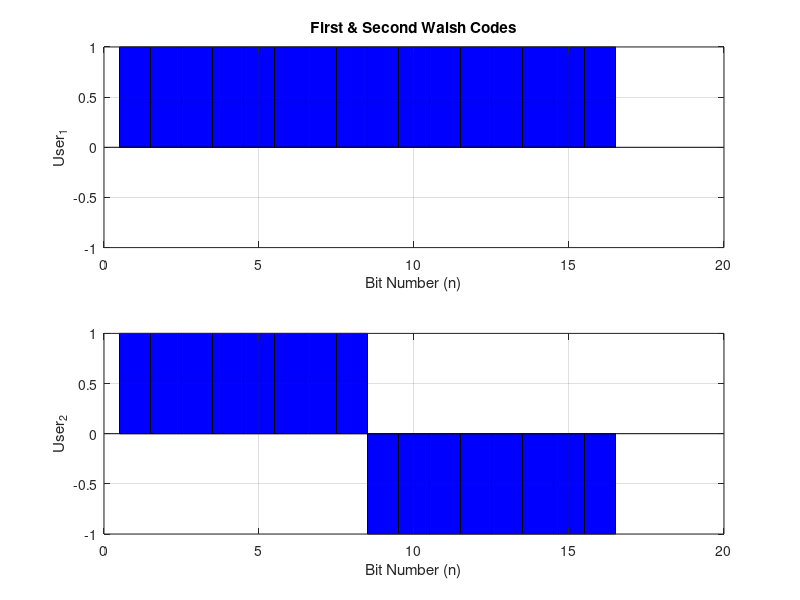
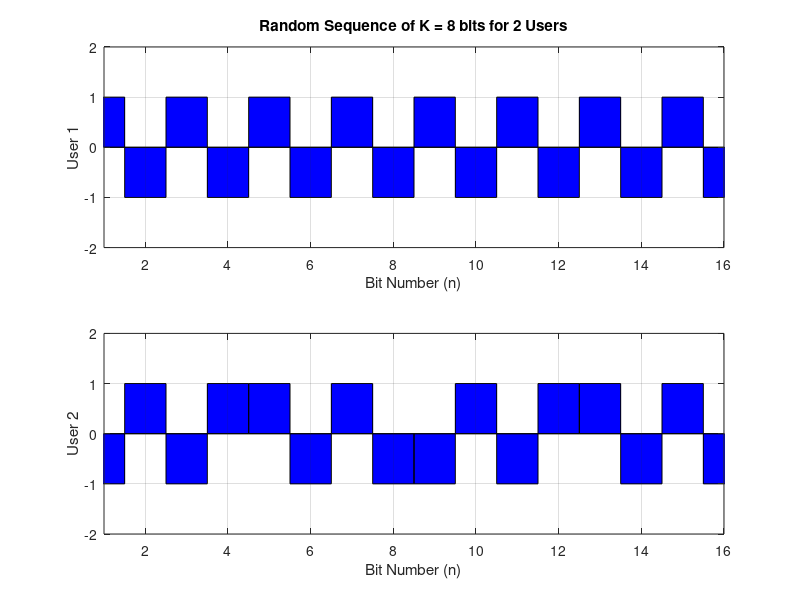
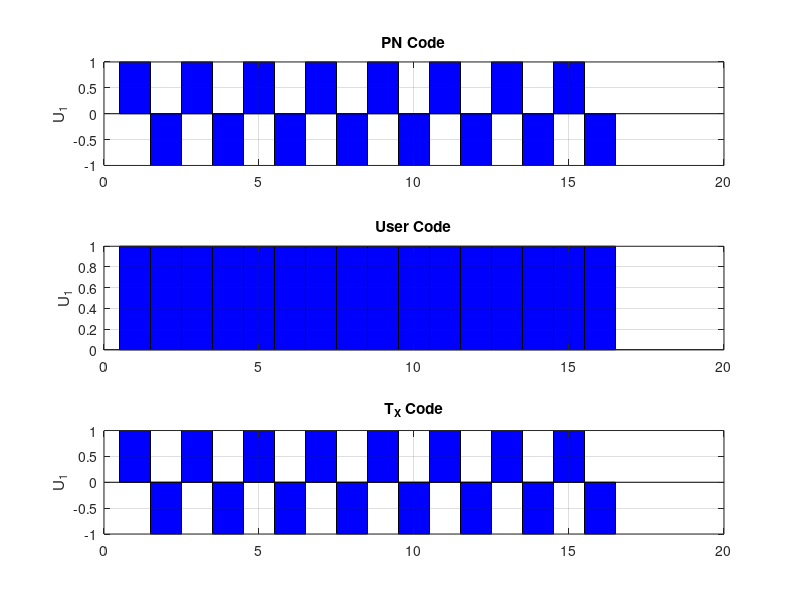
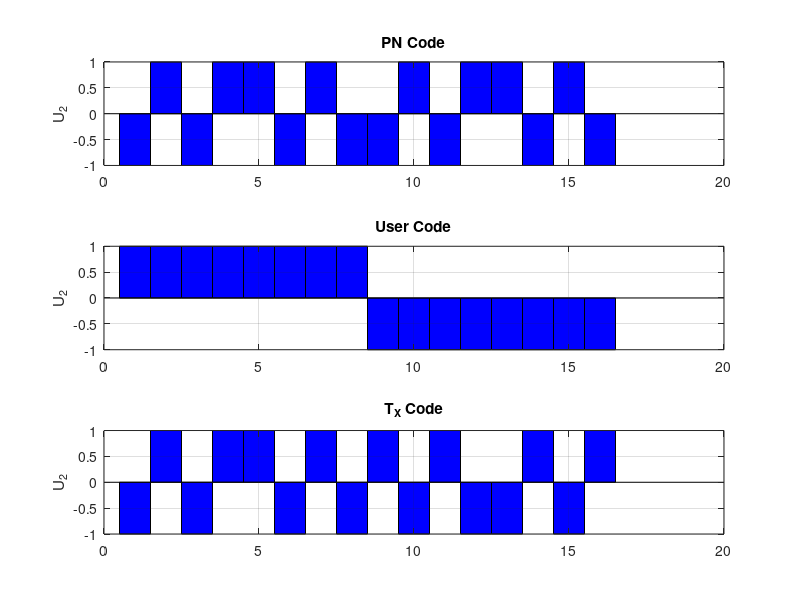

Source code (MATLAB) for these figures, in order: (Note: this script raises an error after producing the figures.)
%% cdma.m
%
% Jordan R. Smith
% ECE 920 - Wireless Communication Systems
%
% Create a MATLAB simulation of a CDMA down link scenario to experiment
% with how a system works in the presence of noise and code and power
% mismatch. Setup the system as follows:
%
% Length-16 Walsh codes: ci = {1, -1}
% Random sequence of K bits for two users: si = {-1, 1}
% Receiver as presented in class, i.e. the kth bit is
% sgn(sum(1->L)r[k]c[k]/L)
%
% With the system create the following scenarios to test the performance of
% your system and report the input the receiver and the output of the
% receiver.
%
% 1. Perfect Channel
% 2. Channel with AWGN for each transmitted bit. Use n*randn and show the
% decision output for different levels of noise.
% 3. Receiver code offset of tau = {1,2,5} bits due to the channel.
% 4. Increase the amplitude of one of the signals and then add them
% together to simulate the "near-far" problem.

clear all, close all, clc;

%% Length-16 Walsh codes

J = 16;                                          % Length of Walsh function
hadamardMatrix = hadamard(J);                    % Hadamard Generation
HIndex = 0:J-1;                                  % Hadamard Indexing
M = log2(J)+1;                                   % Number of bits for index
binHIndex = fliplr(dec2bin(HIndex,M))-'0';       % Index bits reversal
binSeqIndex = zeros(J,M-1);                      % Matrix generation
for k = M:-1:2                                   % Binary Sequencing index
    binSeqIndex(:,k) = xor(binHIndex(:,k),binHIndex(:,k-1));
end
SequenceIndex = binSeqIndex*pow2((M-1:-1:0)');   % Binary to integer
walshMatrix = hadamardMatrix(SequenceIndex+1,:); % 1-based indexing

u1 = walshMatrix(1,:);                           % First User Signal
u2 = walshMatrix(2,:);                           % Second User Signal

figure(1)
subplot(2,1,1)
bar(u1,1,'b');grid;title('First & Second Walsh Codes');ylabel('User_1');
xlabel('Bit Number (n)');
ylim([-1 1]);
subplot(2,1,2)
bar(u2,1,'b');grid;ylabel('User_2');
xlabel('Bit Number (n)');
ylim([-1 1]);

%% Random sequence of K-bits for two users

K = 8;                  % K-bits.
rng shuffle;            % shuffle the random seeder.
c1 = randi([0 1],K,1);  % generate random valued message.
c1 = c1.';              % transpose.

rng shuffle;            % shuffle the seeder again.
c2 = randi([0 1],K,1);  % generate random valued message.
c2 = c2.';              % transpose.

for i = 1:K             % modify matrices to instead have 0 = -1.
    if c1(1,i) == 0
        c1(1,i) = -1;
    end
    if c2(1,i) == 0     % can't be else-if, due to separate casing.
        c2(1,i) = -1;
    end
end

c1 = [c1 c1];           % double to show periodicity for walsh-16 input.
c2 = [c2 c2];           % double for W16 again.

figure(2)
subplot(2,1,1)
bar(c1,1,'b');
grid;title(['Random Sequence of K = ',num2str(K),' bits for 2 Users'])
ylabel('User 1');ylim([-2 2]); xlabel('Bit Number (n)')
xlim([1 2*K]);
subplot(2,1,2)
bar(c2,1,'b');grid;ylabel('User 2');ylim([-2 2]);xlabel('Bit Number (n)');
xlim([1 2*K]);

%% Transmitter
%
% With a data signal and a pseudo-random code, multiply the two to form
% the transmitted signal. The "chip" code is the walsh code, intentionally
% meant to be orthogonal.

tx1 = c1.*u1;   % Combines first row of Walsh Matrix with PN code.
tx2 = c2.*u2;   % Combines second row of Walsh Matrix with PN code.

figure(3)
subplot(3,1,1);bar(c1,1,'b');grid;title('PN Code');ylabel('U_1');
subplot(3,1,2);bar(u1,1,'b');grid;title('User Code');ylabel('U_1');
subplot(3,1,3);bar(tx1,1,'b');grid;title('T_X Code');ylabel('U_1');

figure(4)
subplot(3,1,1);bar(c2,1,'b');grid;title('PN Code');ylabel('U_2');
subplot(3,1,2);bar(u2,1,'b');grid;title('User Code');ylabel('U_2');
subplot(3,1,3);bar(tx2,1,'b');grid;title('T_X Code');ylabel('U_2');

%% Channel
%
% This is where Tau offset, AWGN, Amplitude increase, or perfect channel
% will interface with the transmitted code.
%
% The AWGN scenario has white gaussian noise applied to each combined
% transmitted bit.
%
% Amplitude increase should be applied to only "Tx1" or "Tx2" to simulate
% the near-far problem of power control.

% tx1 = channel('amplitude',tx1,level); % User 1 is closer.

Tx = tx1 + tx2;                       % both transmitters on the channel.

Rx = channel('amplitude',Tx,1);       % perfect case.

figure(5)
subplot(2,1,1);bar(Tx,1,'b');grid;title('Transmitted Code');
subplot(2,1,2);bar(Rx,1,'b');grid;title('Received Code');

%% Receiver
%
% multiply each component of the received signal with the PN code that was
% present at the transmitter, and take the summer output divided by length
% L, or J in this script. 
% 
% NOTE: Specific to K=8 time slices per frame. only
% first and second walsh codes will operate correctly with this receiver
% design.

for i = 1:K                             % First Time Frame.
    rx1_1(1,i) = Rx(1,i)*c1(1,i);
    rx2_1(1,i) = Rx(1,i)*c2(1,i);
end

Rx1_frame1 = sum(rx1_1) / K;            % First User, Frame 1.
Rx1_frame1 = sign(Rx1_frame1);

Rx2_frame1 = sum(rx2_1) / K;            % Second User Frame 1.
Rx2_frame1 = sign(Rx2_frame1);

for i = 1:K                             % Second Time Frame.
    m = i+K;                            % Offset from original for loop.
    rx1_2(1,m-K) = Rx(1,m)*c1(1,m);
    rx2_2(1,m-K) = Rx(1,m)*c2(1,m);
end

Rx1_frame2 = sum(rx1_2) / K;            %  First User, Frame 2.
Rx1_frame2 = sign(Rx1_frame2);

Rx2_frame2 = sum(rx2_2) / K;            % Second User, Frame 2.
Rx2_frame2 = sign(Rx2_frame2);


Rx1(1,1:K) = Rx1_frame1;                % form orginal chirp code.
Rx1(1,K+1:J) = Rx1_frame2;

Rx2(1,1:K) = Rx2_frame1;                % form orthogonal code.
Rx2(1,K+1:J) = Rx2_frame2;

figure(6)
subplot(3,1,1);bar(Rx,1,'b');grid;
title('Input of Receiver');
subplot(3,1,2);bar(Rx1,1,'b');grid;title('Received U1 Code');
subplot(3,1,3);bar(Rx2,1,'b');grid;title('Received U2 Code');


figure(7)
subplot(4,1,1)
bar(u1,1,'b');grid;title('Original U_1');
subplot(4,1,2)
bar(u2,1,'b');grid;title('Original U_2');
subplot(4,1,3)
bar(Rx1,1,'r');grid;title('Received U_1');
subplot(4,1,4)
bar(Rx2,1,'r');grid;title('Received U_2');

%% Channel Imperfections Function (Place at Bottom of Script.)
%
% This function will determine what effect to apply to the channel.
% 'Amplitude' will multiply a coefficient. channel('amplitude',rx1,1) will
% apply the perfect channel scenario. AWGN represents the additive white
% gaussian noise, with "arg" being the noise amplitude. Tau will apply the
% timing offset to each row, based on whether its 1, 2, or 5.

function recv = channel(type,trans,arg)
   if strcmp('awgn',type)                % Additive White Gaussian Noise
       awg = arg*randn(size(trans,2),1); % Arg represents noise level.
       awg = awg.';                      % transpose.
       recv = awg + trans;               % AWGN applied to signal. (ADD)
   elseif strcmp('amplitude',type)       % Amplitude and Perf. Chan. Case.
       recv = arg.*trans;
   elseif strcmp('tau',type)             % Tau timing offset.
       if(arg == 1)                      % Tau = 1.
          recv = circshift(trans,1,2); 
       elseif(arg == 2)                  % Tau = 2.
          recv = circshift(trans,2,2);
       elseif(arg == 5)                  % Tau = 5.
          recv = circshift(trans,5,2);
       else
           recv = 0;                     % sets value to zero.
           disp('Error! Incorrect Tau'); % indicate the actual error.
       end
   else
       recv = 0;                         % zero out the value.
       disp('Error! Incorrect Effect');  % indicates wrong string input.
   end
end